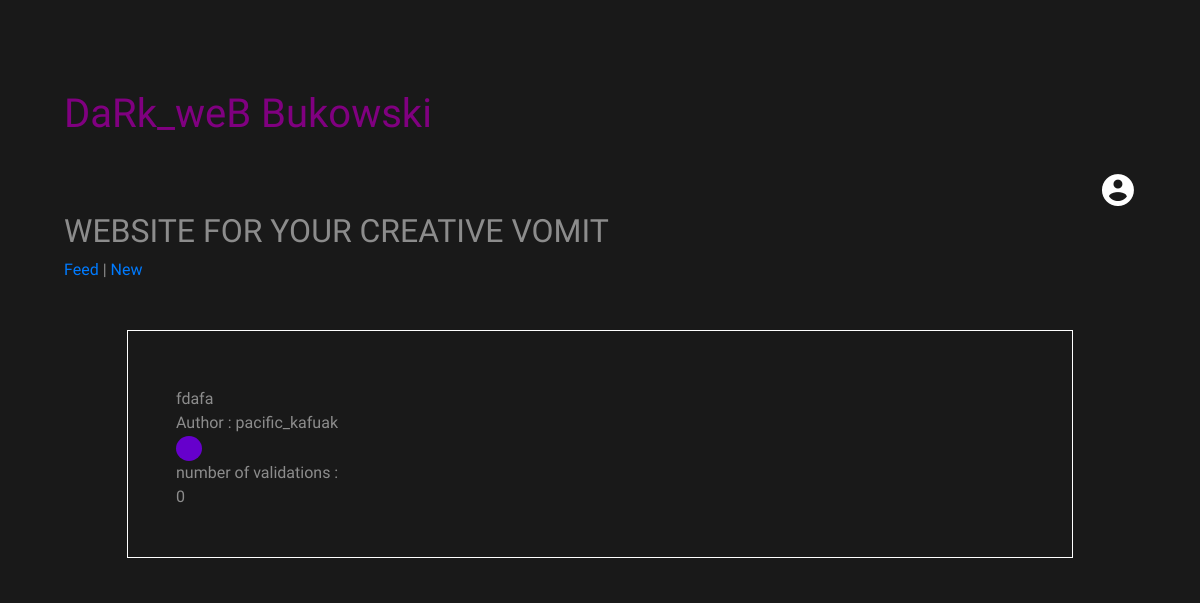
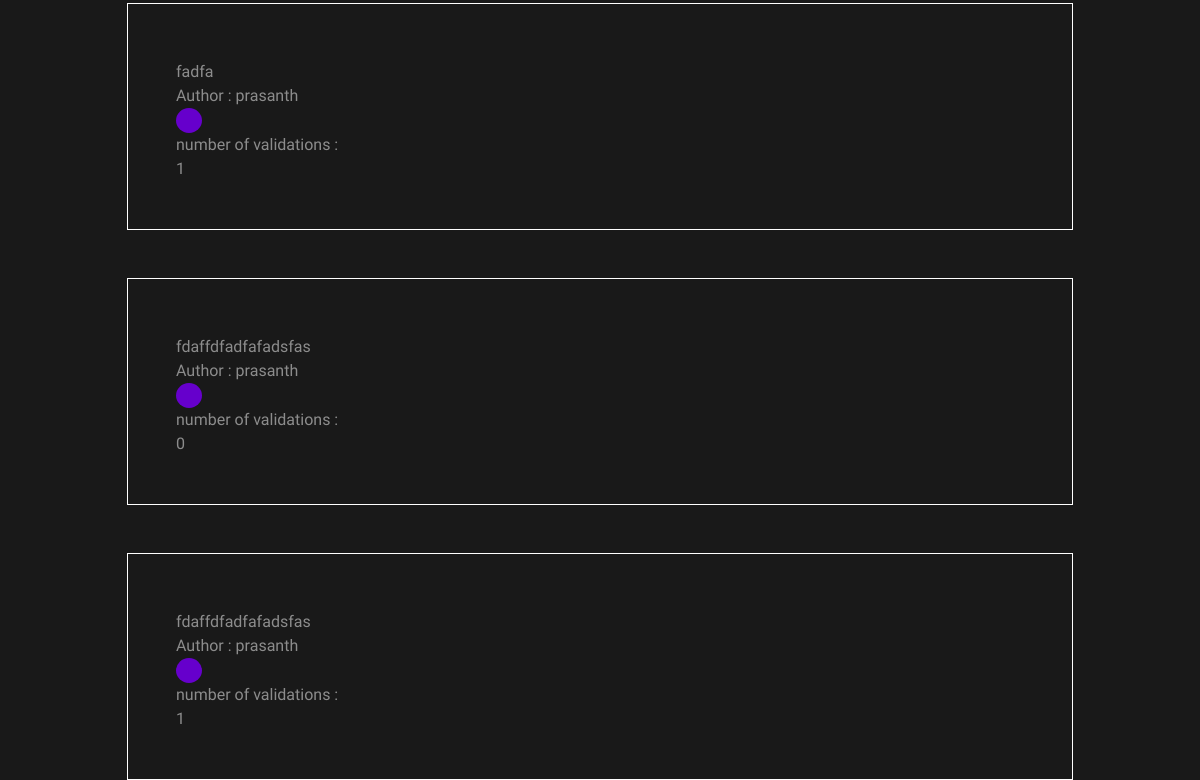
Before: / with the older database file (2 pictures, top to bottom).
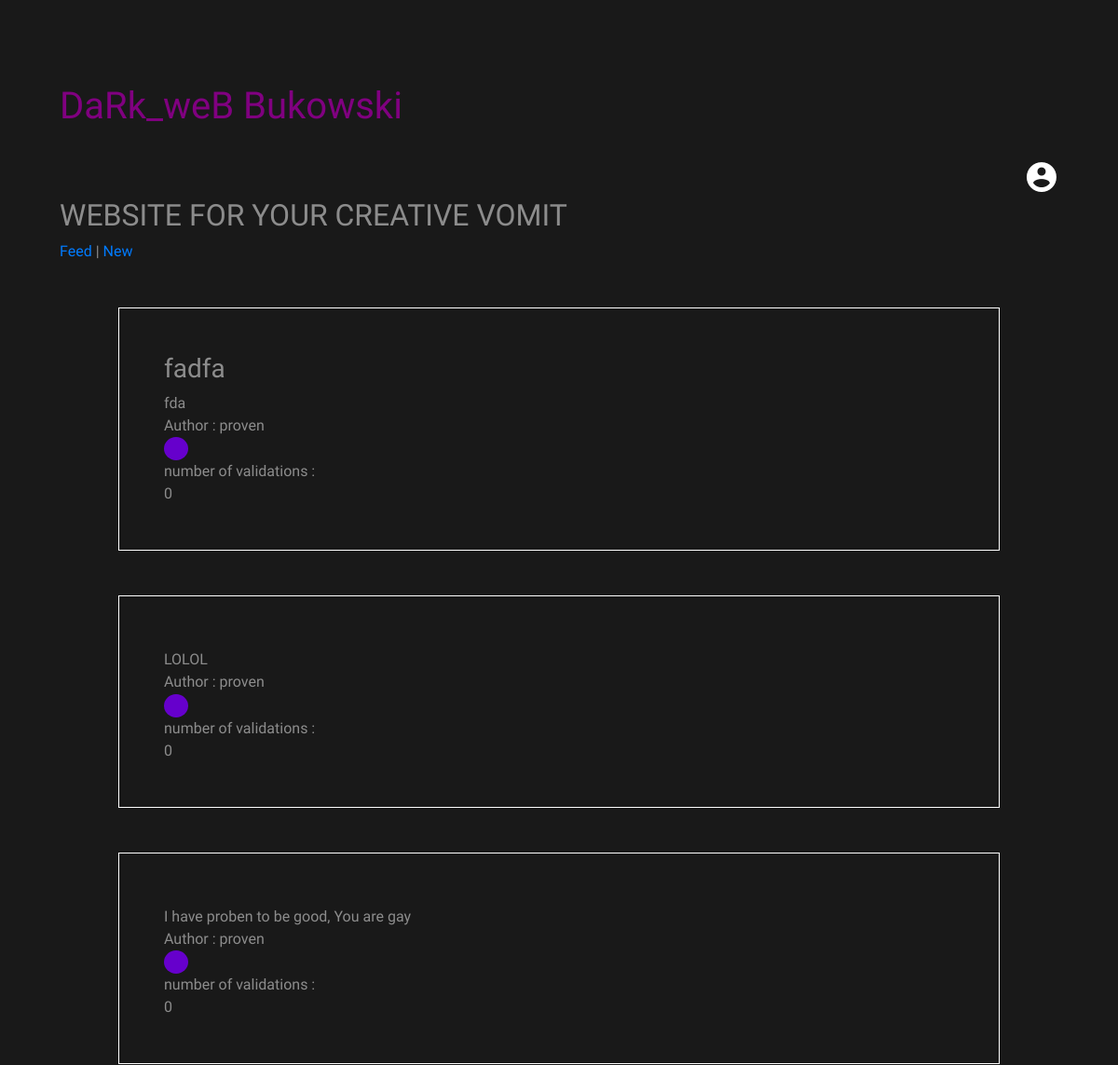
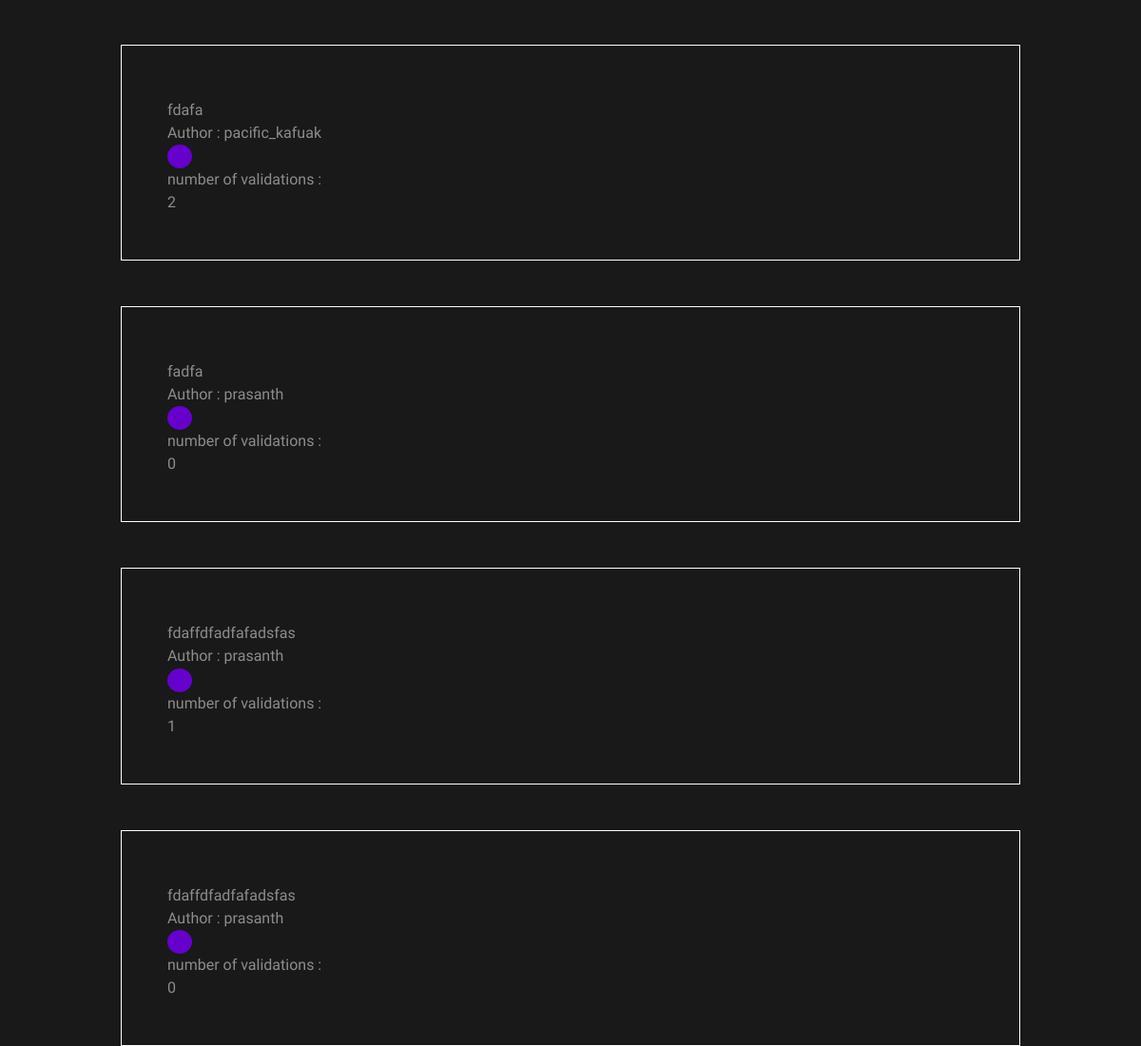
After: the same page with the newer database file (2 pictures, top to bottom).
### index/models.py (models this page shows)
class PostModel(models.Model):
    User = models.ForeignKey(to = User ,on_delete = models.CASCADE , default = 1 , related_name = "PostModel")
    title = models.CharField(max_length = 50 , default = '')
    writeup = models.CharField(max_length = 550)
    date_c = models.DateTimeField(default = timezone.now)
    def __str__(self):
    	return str(self.writeup)

### index/views.py (the view)
# urls.py: path('', views.frontpage , name = 'feed'),
def frontpage(request , page = 0, direction = "-" ):
	post_count = 10
	page += {'-' : 0 , '->' : 1 , '<-' : -1}[direction]
	posts = PostModel.objects.order_by('-date_c').all()[page*post_count:(page + 1)*post_count]
	post_validations = defaultdict(lambda : {'objects' : None, 'total_no' : 0})
	for post in posts:
		all_valid = validations.objects.filter(submission = post)
		post_validations[post]['objects'] = all_valid
		post_validations[post]['total_no'] = len(all_valid)
		context = {'post_validations' : dict(post_validations) , 'page_no' : page , 'is_end' : len(posts) == post_count }
	return render(request , "index/home.html" , context = context)

### index/templates/index/home.html (shortened to what this page needs)
{% extends 'base.html' %}
{% load static %}
{% block imports %}
<link rel="stylesheet" type="text/css" href="{% static 'index/css/home.css' %}">
{% endblock %}
{% block content %}
<div class = "container">
    {% for post , validations in post_validations.items %}
    <div class = "m-5">
        <div class="border border-white p-5">
            <div class = "post_title h3">
                {{ post.title }}
            </div>
            <div class = "post_text">
                    {{ post }}
            </div>
            <div class = "post_autho">
                Author : {{ post.User }}
            </div>
        <button id = 'validate' post_id = "{{ post.id }}" class = "btn" ></button>
            <div id = 'validate_counter' post_id = "{{ post.id }}">
                 number of validations :
                 <div id = "v_count{{ post.id }}" > {{ validations.total_no }} </div>
            </div>
        </div>
    </div>
    {% endfor %}
</div>
{% endblock %}

### templates/base.html (shortened to what this page needs)
{% load static %}
<!DOCTYPE html>
<html>
<head>
    <link rel="stylesheet" type="text/css" href="https://stackpath.bootstrapcdn.com/bootstrap/4.5.2/css/bootstrap.min.css">
	<link rel="stylesheet" type="text/css" href="{% static 'css/style.css' %}">
    {% block imports %}
    {% endblock %}
</head>
<body>
	<header>
        <div id = "title">
            <h1>DaRk_weB Bukowski</h1>
        </div>
        <div class = "float-right">
            <a href = "{% url 'user:account' %}">
                <img src = "{% static 'img/user.png' %}" >
            </a>
        </div>
       <h2 class="mt-5">WEBSITE FOR YOUR CREATIVE VOMIT</h2>
       <div class = "menu">
            <a href = "{% url 'home:feed' %}"> Feed</a> |
            <a href = "{% url 'home:get_new' %}"> New </a>
        </div>
        {% block content %}
        {% endblock %}
    </header>
</body>
</html>

### static/css/style.css (style rules this page uses)
body { color: black ; height: calc(100vh - 8em); padding: 4em; color: rgba(255, 255, 255, .50); font-family: 'Anonymous Pro', monospace; background-color: rgb(25, 25, 25); }
h1 { line-height: 100px ; color :purple ; }
.menu { align-content: center ; }

### index/static/index/css/home.css (style rules this page uses)
.btn { height: 25px; width: 25px; background-color: #6600cc; border-radius: 50%; display: inline-block; }
.menu { align-content: center ; }

Changed rows visible on the page:
added PostModel: title "fadfa", writeup "fda", User "proven", total_no "0"
added PostModel: writeup "LOLOL", User "proven", total_no "0"
added PostModel: writeup "I have proben to be good, You are gay", User "proven", total_no "0"
computed for PostModel "fdafa": total_no "0" → "2"
computed for PostModel (number 5 of 7 on the later page): total_no "1" → "0"
computed for PostModel (number 6 of 7 on the later page): total_no "0" → "1"
computed for PostModel (number 7 of 7 on the later page): total_no "1" → "0"
